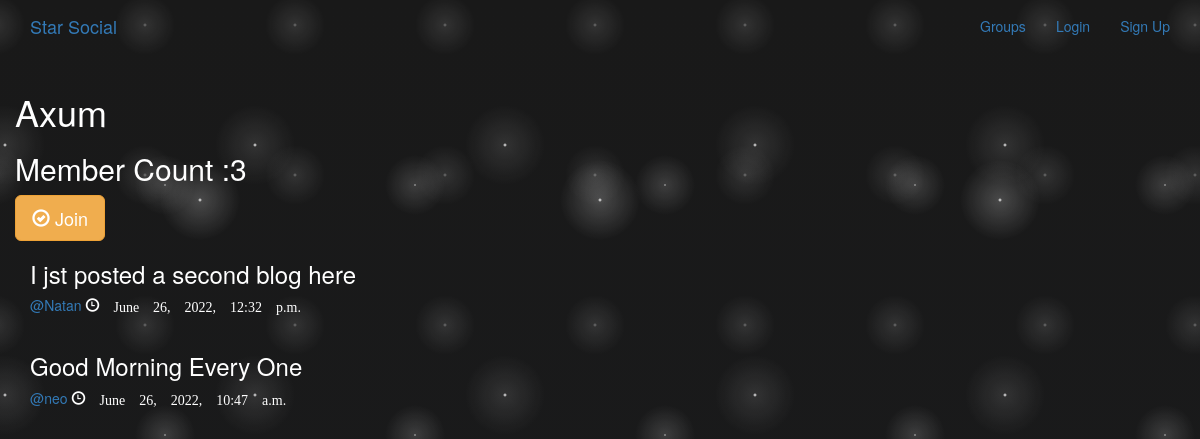
Screenshot of /groups/posts/in/axum/ with the database file from the repository.
### groups/models.py (models this page shows, shortened)
class Group(models.Model):
    name=models.CharField(max_length=255,unique=True)
    slug =models.SlugField(allow_unicode=True,unique=True)
    description = models.TextField(blank=True,default='')
    description_html= models.TextField(editable=False,default='',blank=True)
    members = models.ManyToManyField(User,through='GroupMember')
    class Meta:
        ordering = ['name']

### posts/models.py (models this page shows, shortened)
class Post(models.Model):
    user=models.ForeignKey(User,related_name='posts',on_delete=models.CASCADE)
    created_at=models.DateTimeField(auto_now=True)
    message = models.TextField()
    message_html = models.TextField(editable=False)
    group=models.ForeignKey(Group,related_name='posts',null=True,blank=True,on_delete=models.CASCADE)
    class Meta:
        ordering =['-created_at']
        unique_together =['user','message']

### groups/views.py (the view)
# urls.py: url(r'posts/in/(?P<slug>[-\w]+)/$',views.SingleGroup.as_view(),name='single'),
class SingleGroup(generic.DetailView):
    model = Group

### groups/templates/groups/group_detail.html
{% extends 'groups/group_base.html' %}
{% block pregroup %}
 <h1>{{group.name}}</h1>
 <h2>Member Count :{{group.members.count}}</h2>
 <div class="content">
    {% if user in group.members.all %}
        <a href="{% url 'groups:leave' slug=group.slug %}
            " class="btn btn-lg btn-fill btn-warning">
        <span class='glyphicon glyphicon-remove-circle'></span>
        Leave
        </a>
     {% else %}
        <a href="{% url 'groups:join' slug=group.slug %}
            " class="btn btn-lg btn-fill btn-warning">
        <span class='glyphicon glyphicon-ok-circle'></span>
       Join
        </a>
    {% endif %}
 </div>
{% endblock pregroup %}
{% block group_content %}
 <div class="col-md-8">
    {% if group.posts.count == 0 %}
    <h2>No posts in the group yet</h2>
    {% else %}
    {% for post in group.posts.all  %}
        {% include 'posts/_post.html' %}
    {% endfor %}
    {% endif %}
 </div>
{% endblock group_content %}

### posts/templates/posts/_post.html (shortened to what this page needs)
<div class='post media'>
    <h3>{{post.message_html|safe}}</h3>
    <div class='media-body'>
       <h5 class="media-heading">
        <span class="username">
        <a href="{% url 'posts:for_user' username=post.user.username %}">
            @{{post.user.username}}
        </a>
        </span>
        <time class='glyphicon glyphicon-time' >
            {{post.created_at}}
       </time>
       </h5>
    </div>
</div>

### static/css/master.css (style rules this page uses)
body { background: #222; padding: 0px; margin: 0px; overflow:scroll; height: 100%; width: 100%; color: floralwhite; }

### rows the page displays
Group: name "Axum", members.count "3"
Post: message_html "I jst posted a second blog here", user.username "Natan", created_at "June 26, 2022, 12:32 p.m."
Post: message_html "Good Morning Every One", user.username "neo", created_at "June 26, 2022, 10:47 a.m."
